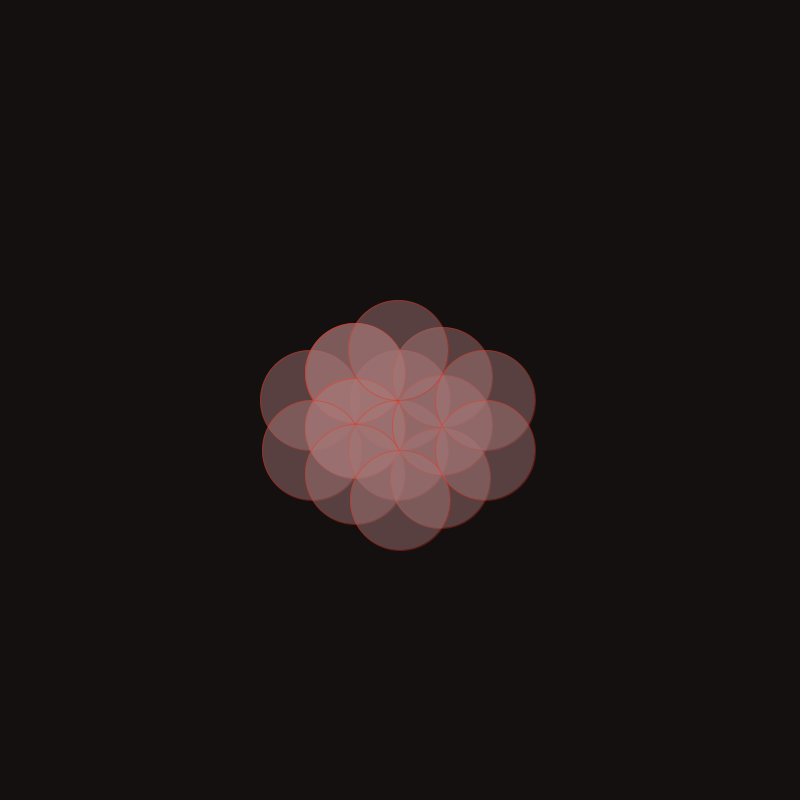
Frame 1 (no input)
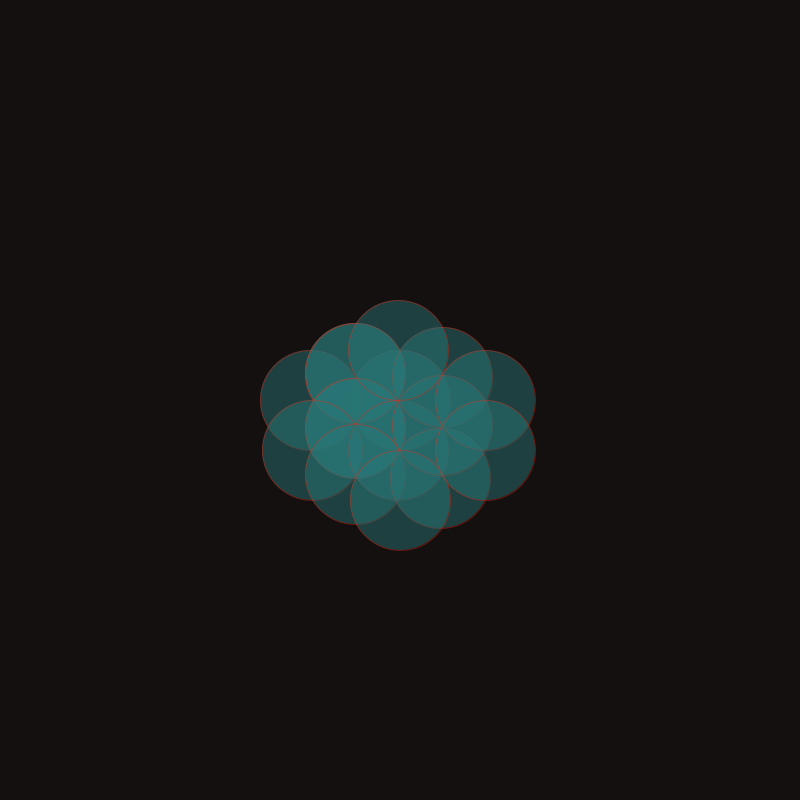
Frame 60 (the mouse pressed at the canvas centre just before this capture)
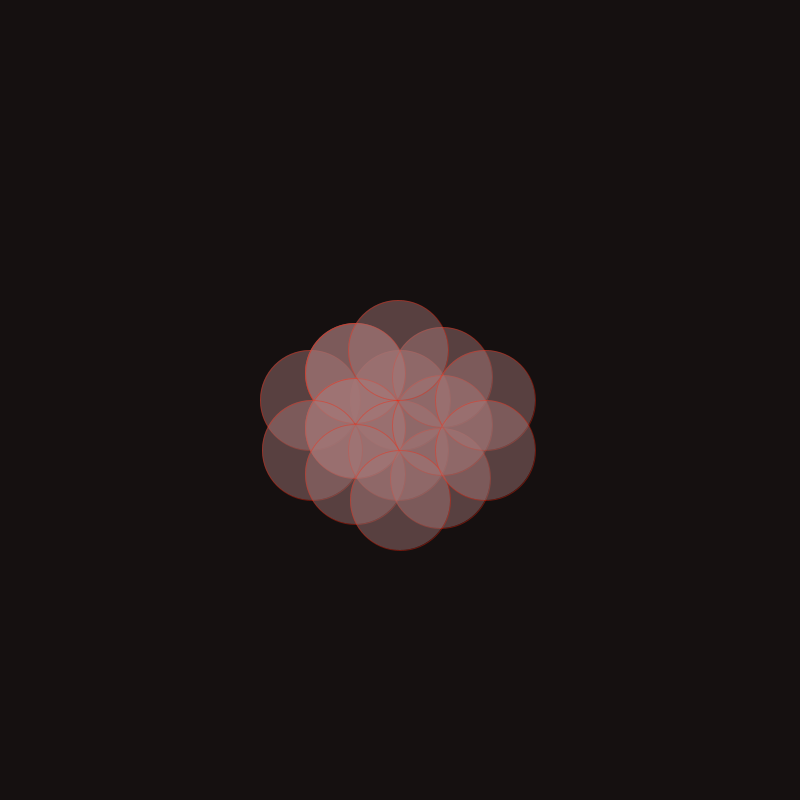
Frame 120 (the mouse held since frame 60 and released just before this capture)

The Processing sketch that drew these frames (run headless with seeded random() and noise(); from frame 60 on, the mouse is pressed at the canvas centre):

// Processing sketch: processing_186721
// ── processing_186721.pde

void setup () { 
  size (800,800) ;
}
void draw () { 
  float gris = random (255) ;
  background (21,16,16);
  stroke (247,32,7,100);
  fill (gris+1,120,120,120);
  ellipse(400,400,100,100);
  ellipse(310,400,100,100);
  ellipse(355,373,100,100);
  ellipse(355,428,100,100);
  ellipse(355,373,100,100);
  ellipse(355,428,100,100);
  ellipse(312,450,100,100);
  ellipse(398,450,100,100);
  ellipse(355,474,100,100);
  ellipse(440,478,100,100);
  ellipse(442,377,100,100);
  ellipse(442,425,100,100);
  ellipse(400,500,100,100);
  ellipse(398,350,100,100);
  ellipse(485,400,100,100);
  ellipse(485,450,100,100);
}
